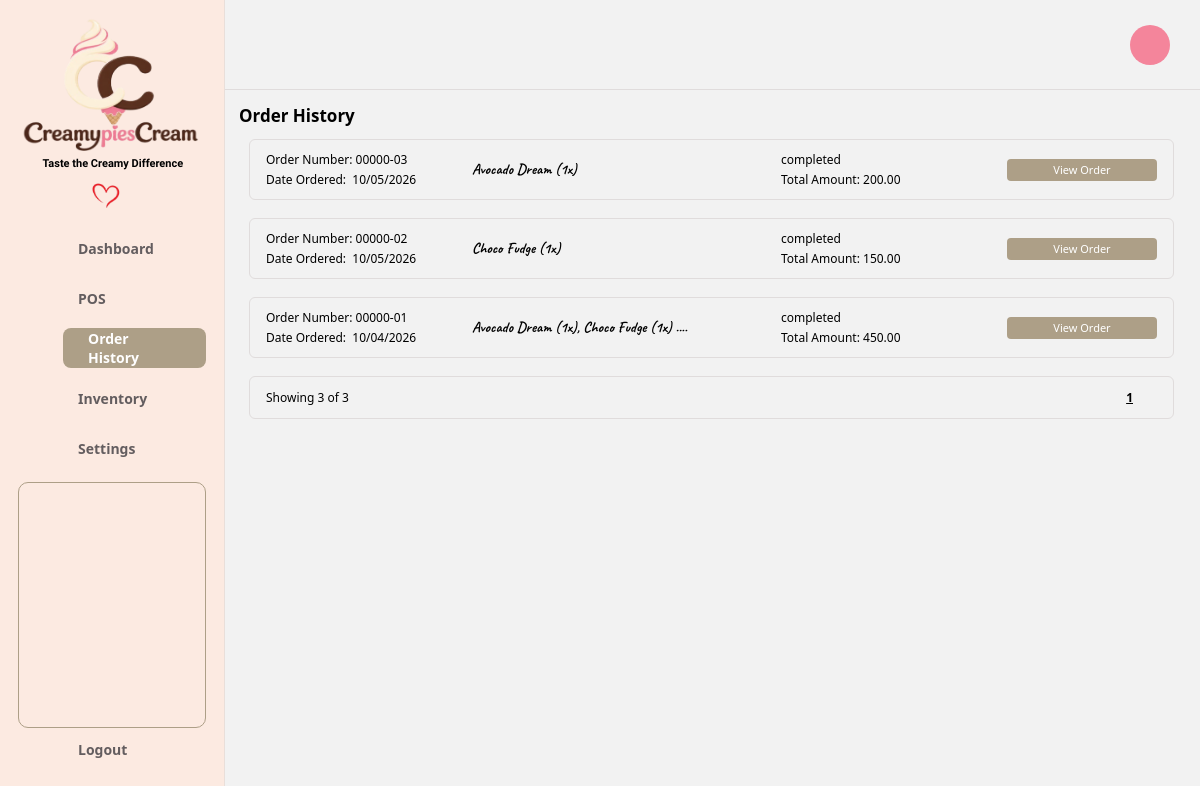
Screenshot of /creamypies/orderhistory.php (signed in) with the database file from the repository.
### tables this page shows
CREATE TABLE `sales` (
  `sales_id` int(11) NOT NULL,
  `total_Price` decimal(10,2) NOT NULL,
  `served_by` int(11) NOT NULL,
  `sale_date` datetime NOT NULL DEFAULT current_timestamp(),
  `status` varchar(10) NOT NULL DEFAULT 'ongoing'
);

### creamypies/orderhistory.php (the view, shortened to what this page needs)
<?php
require_once 'config.php';
$perPage = 8;
$page = max(1, (int)($_GET['page'] ?? 1));
$totalOrders = (int)$conn->query("SELECT COUNT(*) AS c FROM sales")->fetch_assoc()['c'];
$totalPages = max(1, (int)ceil($totalOrders / $perPage));
$offset = ($page - 1) * $perPage;
$rows = $conn->query(
    "SELECT sales_id, total_Price, sale_date, status
     FROM sales
     ORDER BY sales_id DESC
     LIMIT " . (int)$perPage . " OFFSET " . (int)$offset
)->fetch_all(MYSQLI_ASSOC);
$itemsBySale = [];
if ($rows) {
    $ids = implode(',', array_map(fn($r) => (int)$r['sales_id'], $rows));
    $res = $conn->query(
        "SELECT si.sales_id, si.container, si.quantity, si.unit_price, si.line_total, p.productName
         FROM sale_items si
         LEFT JOIN products p ON p.productID = si.product_id
         WHERE si.sales_id IN ($ids)
         ORDER BY si.item_id"
    );
    foreach ($res->fetch_all(MYSQLI_ASSOC) as $it) {
        $itemsBySale[(int)$it['sales_id']][] = $it;
    }
}
$orders = [];
foreach ($rows as $r) {
    $id = (int)$r['sales_id'];
    $items = $itemsBySale[$id] ?? [];
    $parts = [];
    foreach (array_slice($items, 0, 2) as $it) {
        $parts[] = ($it['productName'] ?? 'Deleted product') . ' (' . (int)$it['quantity'] . 'x)';
    }
    $summary = implode(', ', $parts) . (count($items) > 2 ? ' ....' : '');
    $orders[] = [
        'id'      => $id,
        'number'  => '00000-' . str_pad((string)$id, 2, '0', STR_PAD_LEFT),
        'date'    => date('m/d/Y', strtotime($r['sale_date'])),
        'status'  => $r['status'],
        'total'   => number_format((float)$r['total_Price'], 2),
        'summary' => $summary,
        'items'   => array_map(fn($it) => [
            'name'      => $it['productName'] ?? 'Deleted product',
            'container' => $it['container'],
            'qty'       => (int)$it['quantity'],
            'price'     => number_format((float)$it['unit_price'], 2),
            'line'      => number_format((float)$it['line_total'], 2),
        ], $items),
    ];
}
$from = max(1, $page - 2);
$to   = min($totalPages, $page + 2);
?>
<!DOCTYPE html>
<html lang="en">
<head>
    <link rel="stylesheet" href="orderhistory.css">
    <link href="https://cdn.boxicons.com/3.0.8/fonts/basic/boxicons.min.css" rel="stylesheet">
</head>
<body>
    <nav class="sidebar" aria-label="Main navigation">
        <header>
            <img src="Assets/favicon/logo.png" alt="CreamypiesCream Logo" class="logo-image">
            <p class="tagline">Taste the Creamy Difference</p>
            <img src="Assets/sparepics/heart.png" alt="Heart Icon" class="heart-icon">
        </header>
        <div id="sideNavbar" class="sidenav">
            <ul class="nav-links">
                <li class="nav-item dashboardbutton">
                    <a href="dashboard.php">
                        <span class="dashboard">Dashboard</span>
                    </a>
                </li>
                <li class="nav-item posbutton">
                    <a href="pos.php">
                        <span class="POS">POS</span>
                    </a>
                </li>
                <li class="nav-item orderhistorybutton">
                    <a href="orderhistory.php">
                        <span class="OrderHistory">Order History</span>
                    </a>
                </li>
                <li class="nav-item inventorybutton">
                    <a href="inventory.php">
                        <span class="Inventory">Inventory</span>
                    </a>
                </li>
                <li class="nav-item settingsbutton">
                    <a href="settings.php">
                        <span class="Settings">Settings</span>
                    </a>
                </li>
            </ul>
            <div class="advertisement"></div>
            <ul class="nav-links">
                <li class="nav-item logoutbutton">
                    <a href="logout.php">
                        <span class="Logout">Logout</span>
                    </a>
                </li>
            </ul>
        </div>
    </nav>
    <main class="oh-main">
        <div class="oh-topbar">
            <div class="oh-profile"><i class="bx bx-user"></i></div>
        </div>
        <div class="oh-content">
            <h3 class="oh-heading">Order History</h3>
            <?php foreach ($orders as $o): ?>
                <div class="order-card">
                    <div class="oc-info">
                        <p>Order Number: <?= htmlspecialchars($o['number']) ?></p>
                        <p>Date Ordered: &nbsp;<?= htmlspecialchars($o['date']) ?></p>
                    </div>
                    <div class="oc-items"><?= htmlspecialchars($o['summary']) ?></div>
                    <div class="oc-status">
                        <p><?= htmlspecialchars($o['status']) ?></p>
                        <p>Total Amount: <?= htmlspecialchars($o['total']) ?></p>
                    </div>
                    <button type="button" class="oc-view"
                            data-order="<?= htmlspecialchars(json_encode($o, JSON_UNESCAPED_UNICODE), ENT_QUOTES) ?>">
                        View Order
                    </button>
                </div>
            <?php endforeach; ?>
            <div class="oh-paging">
                <span>Showing <?= count($orders) ?> of <?= $totalOrders ?></span>
                <div class="oh-pages">
                    <?php for ($p = $from; $p <= $to; $p++): ?>
                        <a href="orderhistory.php?page=<?= $p ?>" class="<?= $p === $page ? 'current' : '' ?>"><?= $p ?></a>
                    <?php endfor; ?>
                </div>
            </div>
        </div>
    </main>
</body>
</html>

### creamypies/orderhistory.css (style rules this page uses)
* { box-sizing: border-box; }
.tagline { font-size: 11px; right: 50%; transform: translateX(13%); font-weight: 600; font-family: "Jersey 25"; margin-top: -30px; }
.sidebar .logo-image { transform: translateY(-15%); margin-left: -14px; width: 210px; height: 150px; }
.heart-icon { width: 40px; height: 30px; transform: translateX(170%); margin-bottom: 40px; }
body { margin: 0; background: #F2F2F2; font-family: "Segoe UI", Arial, sans-serif; color: #000; }
.sidebar { position: fixed; top: 0; left: 0; width: 225px; min-height: 100vh; padding: 32px 18px 20px; background: #FCEAE1; border-right: 1px solid #e9dfda; }
.sidebar li { list-style: none; display: flex; align-content: left; height: 40px; margin-bottom: 10px; margin-left: 5px; transform: translateY(-110%); }
.sidebar li a { display: flex; align-items: center; text-decoration: none; color: #635d5f; font-size: 14px; font-weight: 600; padding: 10px 15px; border-radius: 7px; }
.sidebar li.orderhistorybutton { padding: 10px 10px; border-radius: 8px; background: #ad9f87; }
.sidebar li.orderhistorybutton i, .sidebar li.orderhistorybutton a { color: #FEFEFE; }
.sidebar li.logoutbutton { margin-top: 45px; }
.advertisement { height: 246px; width: 188px; margin-top: -46px; background: #FCEAE1; border: 1px solid #ad9f87; border-radius: 10px; }
.oh-main { margin-left: 225px; min-height: 100vh; }
.oh-topbar { height: 90px; display: flex; align-items: center; justify-content: flex-end; padding: 0 30px; background: #F2F2F2; border-bottom: 1px solid #e0dcdc; }
.oh-profile { width: 40px; height: 40px; display: flex; align-items: center; justify-content: center; background: #F4859B; border-radius: 50%; font-size: 24px; cursor: pointer; }
.oh-content { padding: 14px 26px 40px 14px; }
.oh-heading { margin: 0 0 12px; font-size: 17px; font-weight: 600; }
.order-card { display: grid; grid-template-columns: 190px 1fr 210px 150px; align-items: center; gap: 16px; min-height: 56px; margin: 0 0 18px 10px; padding: 8px 16px; background: #F2F2F2; border: 1px solid #e0dcdc; border-radius: 6px; font-size: 12px; }
.order-card p { margin: 3px 0; }
.oc-items { font-family: "Caveat", cursive; font-size: 15px; font-weight: 700; }
.oc-view { height: 22px; background: #ad9f87; border: none; border-radius: 4px; color: #FFFFFF; font-family: inherit; font-size: 11px; cursor: pointer; }
.oh-paging { display: flex; align-items: center; justify-content: space-between; margin: 0 0 0 10px; padding: 12px 16px; background: #F2F2F2; border: 1px solid #e0dcdc; border-radius: 6px; font-size: 12px; }
.oh-pages { display: flex; gap: 22px; padding-right: 24px; }
.oh-pages a { color: #000; text-decoration: none; }
.oh-pages a.current { font-weight: 700; text-decoration: underline; }

### rows the page displays
sales: number "00000-03", date "10/05/2026", summary "Avocado Dream (1x)", status "completed", total_Price "200.00"
sales: number "00000-02", date "10/05/2026", summary "Choco Fudge (1x)", status "completed", total_Price "150.00"
sales: number "00000-01", date "10/04/2026", summary "Avocado Dream (1x), Choco Fudge (1x) ....", status "completed", total_Price "450.00"

### other values shown
count($orders) "3"
$totalOrders "3"
